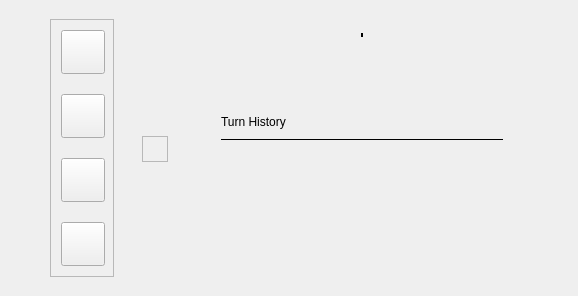
<?xml version="1.0" encoding="UTF-8"?>
<ui version="4.0">
 <class>ScrabbleView</class>
 <widget class="QWidget" name="ScrabbleView">
  <property name="geometry">
   <rect>
    <x>0</x>
    <y>0</y>
    <width>578</width>
    <height>296</height>
   </rect>
  </property>
  <property name="windowTitle">
   <string>Form</string>
  </property>
  <layout class="QHBoxLayout" name="horizontal_layout">
   <property name="spacing">
    <number>0</number>
   </property>
   <property name="leftMargin">
    <number>0</number>
   </property>
   <property name="topMargin">
    <number>0</number>
   </property>
   <property name="rightMargin">
    <number>0</number>
   </property>
   <property name="bottomMargin">
    <number>0</number>
   </property>
   <item>
    <widget class="QFrame" name="left_bar">
     <property name="minimumSize">
      <size>
       <width>0</width>
       <height>0</height>
      </size>
     </property>
     <property name="maximumSize">
      <size>
       <width>16777215</width>
       <height>16777215</height>
      </size>
     </property>
     <property name="styleSheet">
      <string notr="true"/>
     </property>
     <property name="frameShape">
      <enum>QFrame::NoFrame</enum>
     </property>
     <property name="frameShadow">
      <enum>QFrame::Raised</enum>
     </property>
     <layout class="QVBoxLayout" name="verticalLayout_7">
      <property name="leftMargin">
       <number>50</number>
      </property>
      <property name="topMargin">
       <number>18</number>
      </property>
      <property name="rightMargin">
       <number>18</number>
      </property>
      <property name="bottomMargin">
       <number>18</number>
      </property>
      <item>
       <spacer name="verticalSpacer">
        <property name="orientation">
         <enum>Qt::Vertical</enum>
        </property>
        <property name="sizeHint" stdset="0">
         <size>
          <width>20</width>
          <height>0</height>
         </size>
        </property>
       </spacer>
      </item>
      <item>
       <widget class="QFrame" name="button_console">
        <property name="sizePolicy">
         <sizepolicy hsizetype="Preferred" vsizetype="Preferred">
          <horstretch>0</horstretch>
          <verstretch>0</verstretch>
         </sizepolicy>
        </property>
        <property name="minimumSize">
         <size>
          <width>64</width>
          <height>0</height>
         </size>
        </property>
        <property name="maximumSize">
         <size>
          <width>64</width>
          <height>16777215</height>
         </size>
        </property>
        <property name="frameShape">
         <enum>QFrame::StyledPanel</enum>
        </property>
        <property name="frameShadow">
         <enum>QFrame::Raised</enum>
        </property>
        <layout class="QHBoxLayout" name="horizontalLayout_7">
         <property name="leftMargin">
          <number>10</number>
         </property>
         <property name="topMargin">
          <number>10</number>
         </property>
         <property name="rightMargin">
          <number>10</number>
         </property>
         <property name="bottomMargin">
          <number>10</number>
         </property>
         <item>
          <layout class="QVBoxLayout" name="button_console_layout">
           <property name="spacing">
            <number>20</number>
           </property>
           <property name="leftMargin">
            <number>0</number>
           </property>
           <property name="topMargin">
            <number>0</number>
           </property>
           <property name="rightMargin">
            <number>0</number>
           </property>
           <property name="bottomMargin">
            <number>0</number>
           </property>
           <item>
            <widget class="QPushButton" name="info_icon">
             <property name="sizePolicy">
              <sizepolicy hsizetype="Fixed" vsizetype="Fixed">
               <horstretch>0</horstretch>
               <verstretch>0</verstretch>
              </sizepolicy>
             </property>
             <property name="minimumSize">
              <size>
               <width>44</width>
               <height>44</height>
              </size>
             </property>
             <property name="maximumSize">
              <size>
               <width>44</width>
               <height>44</height>
              </size>
             </property>
             <property name="cursor">
              <cursorShape>PointingHandCursor</cursorShape>
             </property>
             <property name="toolTip">
              <string>View instructions and how to play</string>
             </property>
             <property name="text">
              <string/>
             </property>
            </widget>
           </item>
           <item>
            <widget class="QPushButton" name="dictionary_icon">
             <property name="sizePolicy">
              <sizepolicy hsizetype="Fixed" vsizetype="Fixed">
               <horstretch>0</horstretch>
               <verstretch>0</verstretch>
              </sizepolicy>
             </property>
             <property name="minimumSize">
              <size>
               <width>44</width>
               <height>44</height>
              </size>
             </property>
             <property name="maximumSize">
              <size>
               <width>44</width>
               <height>44</height>
              </size>
             </property>
             <property name="cursor">
              <cursorShape>PointingHandCursor</cursorShape>
             </property>
             <property name="toolTip">
              <string>Look up a word</string>
             </property>
             <property name="text">
              <string/>
             </property>
            </widget>
           </item>
           <item>
            <widget class="QPushButton" name="peek_icon">
             <property name="sizePolicy">
              <sizepolicy hsizetype="Fixed" vsizetype="Fixed">
               <horstretch>0</horstretch>
               <verstretch>0</verstretch>
              </sizepolicy>
             </property>
             <property name="minimumSize">
              <size>
               <width>44</width>
               <height>44</height>
              </size>
             </property>
             <property name="maximumSize">
              <size>
               <width>44</width>
               <height>44</height>
              </size>
             </property>
             <property name="cursor">
              <cursorShape>PointingHandCursor</cursorShape>
             </property>
             <property name="toolTip">
              <string>Peek at the bot’s letter rack</string>
             </property>
             <property name="text">
              <string/>
             </property>
            </widget>
           </item>
           <item>
            <widget class="QPushButton" name="hint_icon">
             <property name="sizePolicy">
              <sizepolicy hsizetype="Fixed" vsizetype="Fixed">
               <horstretch>0</horstretch>
               <verstretch>0</verstretch>
              </sizepolicy>
             </property>
             <property name="minimumSize">
              <size>
               <width>44</width>
               <height>44</height>
              </size>
             </property>
             <property name="maximumSize">
              <size>
               <width>44</width>
               <height>44</height>
              </size>
             </property>
             <property name="cursor">
              <cursorShape>PointingHandCursor</cursorShape>
             </property>
             <property name="toolTip">
              <string>Suggest a strong move</string>
             </property>
             <property name="text">
              <string/>
             </property>
            </widget>
           </item>
          </layout>
         </item>
        </layout>
       </widget>
      </item>
      <item>
       <spacer name="verticalSpacer_2">
        <property name="orientation">
         <enum>Qt::Vertical</enum>
        </property>
        <property name="sizeHint" stdset="0">
         <size>
          <width>20</width>
          <height>0</height>
         </size>
        </property>
       </spacer>
      </item>
     </layout>
    </widget>
   </item>
   <item>
    <spacer name="h_spacer_1">
     <property name="orientation">
      <enum>Qt::Horizontal</enum>
     </property>
     <property name="sizeHint" stdset="0">
      <size>
       <width>40</width>
       <height>20</height>
      </size>
     </property>
    </spacer>
   </item>
   <item>
    <widget class="QFrame" name="game_area_container">
     <property name="sizePolicy">
      <sizepolicy hsizetype="Minimum" vsizetype="Preferred">
       <horstretch>0</horstretch>
       <verstretch>0</verstretch>
      </sizepolicy>
     </property>
     <property name="frameShape">
      <enum>QFrame::NoFrame</enum>
     </property>
     <property name="frameShadow">
      <enum>QFrame::Raised</enum>
     </property>
     <layout class="QVBoxLayout" name="verticalLayout">
      <item>
       <widget class="QFrame" name="board_container">
        <property name="frameShape">
         <enum>QFrame::NoFrame</enum>
        </property>
        <property name="frameShadow">
         <enum>QFrame::Raised</enum>
        </property>
        <layout class="QVBoxLayout" name="verticalLayout_2">
         <property name="spacing">
          <number>0</number>
         </property>
         <property name="leftMargin">
          <number>1</number>
         </property>
         <property name="topMargin">
          <number>1</number>
         </property>
         <property name="rightMargin">
          <number>1</number>
         </property>
         <property name="bottomMargin">
          <number>1</number>
         </property>
         <item>
          <layout class="QGridLayout" name="grid_layout">
           <property name="sizeConstraint">
            <enum>QLayout::SetFixedSize</enum>
           </property>
           <property name="spacing">
            <number>0</number>
           </property>
          </layout>
         </item>
        </layout>
       </widget>
      </item>
      <item>
       <spacer name="v_spacer_1">
        <property name="orientation">
         <enum>Qt::Vertical</enum>
        </property>
        <property name="sizeHint" stdset="0">
         <size>
          <width>20</width>
          <height>116</height>
         </size>
        </property>
       </spacer>
      </item>
      <item>
       <widget class="QFrame" name="tile_container_outer">
        <property name="sizePolicy">
         <sizepolicy hsizetype="Minimum" vsizetype="Preferred">
          <horstretch>0</horstretch>
          <verstretch>0</verstretch>
         </sizepolicy>
        </property>
        <property name="frameShape">
         <enum>QFrame::NoFrame</enum>
        </property>
        <property name="frameShadow">
         <enum>QFrame::Raised</enum>
        </property>
        <layout class="QHBoxLayout" name="horizontalLayout">
         <property name="spacing">
          <number>0</number>
         </property>
         <property name="leftMargin">
          <number>0</number>
         </property>
         <property name="topMargin">
          <number>0</number>
         </property>
         <property name="rightMargin">
          <number>0</number>
         </property>
         <property name="bottomMargin">
          <number>0</number>
         </property>
         <item>
          <spacer name="h_spacer_3">
           <property name="orientation">
            <enum>Qt::Horizontal</enum>
           </property>
           <property name="sizeHint" stdset="0">
            <size>
             <width>0</width>
             <height>20</height>
            </size>
           </property>
          </spacer>
         </item>
         <item>
          <widget class="QFrame" name="letter_rack">
           <property name="frameShape">
            <enum>QFrame::StyledPanel</enum>
           </property>
           <property name="frameShadow">
            <enum>QFrame::Raised</enum>
           </property>
           <layout class="QVBoxLayout" name="verticalLayout_8">
            <property name="spacing">
             <number>0</number>
            </property>
            <property name="leftMargin">
             <number>12</number>
            </property>
            <property name="topMargin">
             <number>12</number>
            </property>
            <property name="rightMargin">
             <number>12</number>
            </property>
            <property name="bottomMargin">
             <number>12</number>
            </property>
            <item>
             <layout class="QHBoxLayout" name="letter_rack_layout">
              <property name="spacing">
               <number>12</number>
              </property>
             </layout>
            </item>
           </layout>
          </widget>
         </item>
         <item>
          <spacer name="h_spacer_4">
           <property name="orientation">
            <enum>Qt::Horizontal</enum>
           </property>
           <property name="sizeHint" stdset="0">
            <size>
             <width>0</width>
             <height>20</height>
            </size>
           </property>
          </spacer>
         </item>
        </layout>
       </widget>
      </item>
      <item>
       <spacer name="v_spacer_2">
        <property name="orientation">
         <enum>Qt::Vertical</enum>
        </property>
        <property name="sizeHint" stdset="0">
         <size>
          <width>20</width>
          <height>116</height>
         </size>
        </property>
       </spacer>
      </item>
      <item>
       <widget class="QFrame" name="button_container">
        <property name="frameShape">
         <enum>QFrame::NoFrame</enum>
        </property>
        <property name="frameShadow">
         <enum>QFrame::Raised</enum>
        </property>
        <layout class="QVBoxLayout" name="verticalLayout_5">
         <property name="spacing">
          <number>0</number>
         </property>
         <property name="leftMargin">
          <number>0</number>
         </property>
         <property name="topMargin">
          <number>0</number>
         </property>
         <property name="rightMargin">
          <number>0</number>
         </property>
         <property name="bottomMargin">
          <number>0</number>
         </property>
         <item>
          <layout class="QHBoxLayout" name="button_panel_layout">
           <property name="spacing">
            <number>0</number>
           </property>
          </layout>
         </item>
        </layout>
       </widget>
      </item>
     </layout>
    </widget>
   </item>
   <item>
    <spacer name="h_spacer_2">
     <property name="orientation">
      <enum>Qt::Horizontal</enum>
     </property>
     <property name="sizeHint" stdset="0">
      <size>
       <width>40</width>
       <height>20</height>
      </size>
     </property>
    </spacer>
   </item>
   <item>
    <widget class="QFrame" name="info_panel_outer">
     <property name="minimumSize">
      <size>
       <width>400</width>
       <height>0</height>
      </size>
     </property>
     <property name="styleSheet">
      <string notr="true"/>
     </property>
     <property name="frameShape">
      <enum>QFrame::NoFrame</enum>
     </property>
     <property name="frameShadow">
      <enum>QFrame::Raised</enum>
     </property>
     <layout class="QVBoxLayout" name="verticalLayout_3">
      <property name="leftMargin">
       <number>18</number>
      </property>
      <property name="topMargin">
       <number>18</number>
      </property>
      <property name="rightMargin">
       <number>50</number>
      </property>
      <property name="bottomMargin">
       <number>18</number>
      </property>
      <item>
       <widget class="QFrame" name="info_panel_inner">
        <property name="frameShape">
         <enum>QFrame::NoFrame</enum>
        </property>
        <property name="frameShadow">
         <enum>QFrame::Raised</enum>
        </property>
        <layout class="QVBoxLayout" name="verticalLayout_4">
         <property name="spacing">
          <number>17</number>
         </property>
         <property name="leftMargin">
          <number>15</number>
         </property>
         <property name="topMargin">
          <number>15</number>
         </property>
         <property name="rightMargin">
          <number>15</number>
         </property>
         <property name="bottomMargin">
          <number>15</number>
         </property>
         <item>
          <widget class="QFrame" name="score_box_container">
           <property name="sizePolicy">
            <sizepolicy hsizetype="Preferred" vsizetype="Minimum">
             <horstretch>0</horstretch>
             <verstretch>0</verstretch>
            </sizepolicy>
           </property>
           <property name="frameShape">
            <enum>QFrame::NoFrame</enum>
           </property>
           <property name="frameShadow">
            <enum>QFrame::Raised</enum>
           </property>
           <layout class="QHBoxLayout" name="horizontalLayout_2">
            <property name="spacing">
             <number>0</number>
            </property>
            <property name="leftMargin">
             <number>0</number>
            </property>
            <property name="topMargin">
             <number>0</number>
            </property>
            <property name="rightMargin">
             <number>0</number>
            </property>
            <property name="bottomMargin">
             <number>0</number>
            </property>
            <item>
             <widget class="QFrame" name="player_score_box">
              <property name="frameShape">
               <enum>QFrame::NoFrame</enum>
              </property>
              <property name="frameShadow">
               <enum>QFrame::Raised</enum>
              </property>
              <layout class="QHBoxLayout" name="horizontalLayout_5">
               <property name="spacing">
                <number>0</number>
               </property>
               <property name="leftMargin">
                <number>0</number>
               </property>
               <property name="topMargin">
                <number>0</number>
               </property>
               <property name="rightMargin">
                <number>0</number>
               </property>
               <property name="bottomMargin">
                <number>0</number>
               </property>
               <item>
                <layout class="QVBoxLayout" name="player_score_layout"/>
               </item>
              </layout>
             </widget>
            </item>
            <item>
             <widget class="QFrame" name="line">
              <property name="sizePolicy">
               <sizepolicy hsizetype="Preferred" vsizetype="Minimum">
                <horstretch>0</horstretch>
                <verstretch>0</verstretch>
               </sizepolicy>
              </property>
              <property name="minimumSize">
               <size>
                <width>2</width>
                <height>0</height>
               </size>
              </property>
              <property name="maximumSize">
               <size>
                <width>2</width>
                <height>16777215</height>
               </size>
              </property>
              <property name="frameShape">
               <enum>QFrame::VLine</enum>
              </property>
              <property name="frameShadow">
               <enum>QFrame::Plain</enum>
              </property>
              <property name="lineWidth">
               <number>2</number>
              </property>
              <property name="midLineWidth">
               <number>0</number>
              </property>
              <layout class="QHBoxLayout" name="horizontalLayout_6">
               <property name="spacing">
                <number>0</number>
               </property>
               <property name="leftMargin">
                <number>0</number>
               </property>
               <property name="topMargin">
                <number>0</number>
               </property>
               <property name="rightMargin">
                <number>0</number>
               </property>
               <property name="bottomMargin">
                <number>0</number>
               </property>
              </layout>
             </widget>
            </item>
            <item>
             <widget class="QFrame" name="bot_score_box">
              <property name="frameShape">
               <enum>QFrame::NoFrame</enum>
              </property>
              <property name="frameShadow">
               <enum>QFrame::Raised</enum>
              </property>
              <layout class="QHBoxLayout" name="horizontalLayout_4">
               <property name="spacing">
                <number>0</number>
               </property>
               <property name="leftMargin">
                <number>0</number>
               </property>
               <property name="topMargin">
                <number>0</number>
               </property>
               <property name="rightMargin">
                <number>0</number>
               </property>
               <property name="bottomMargin">
                <number>0</number>
               </property>
               <item>
                <layout class="QVBoxLayout" name="bot_score_layout"/>
               </item>
              </layout>
             </widget>
            </item>
           </layout>
          </widget>
         </item>
         <item>
          <widget class="QFrame" name="tile_tracker_container">
           <property name="frameShape">
            <enum>QFrame::NoFrame</enum>
           </property>
           <property name="frameShadow">
            <enum>QFrame::Raised</enum>
           </property>
           <layout class="QHBoxLayout" name="horizontalLayout_3">
            <property name="leftMargin">
             <number>10</number>
            </property>
            <property name="topMargin">
             <number>10</number>
            </property>
            <property name="rightMargin">
             <number>10</number>
            </property>
            <property name="bottomMargin">
             <number>10</number>
            </property>
            <item>
             <widget class="QLabel" name="tile_bag_tracker">
              <property name="text">
               <string/>
              </property>
             </widget>
            </item>
           </layout>
          </widget>
         </item>
         <item>
          <widget class="QFrame" name="turn_history_container">
           <property name="sizePolicy">
            <sizepolicy hsizetype="Preferred" vsizetype="Expanding">
             <horstretch>0</horstretch>
             <verstretch>0</verstretch>
            </sizepolicy>
           </property>
           <property name="frameShape">
            <enum>QFrame::NoFrame</enum>
           </property>
           <property name="frameShadow">
            <enum>QFrame::Plain</enum>
           </property>
           <layout class="QVBoxLayout" name="verticalLayout_6">
            <property name="spacing">
             <number>10</number>
            </property>
            <property name="leftMargin">
             <number>10</number>
            </property>
            <property name="topMargin">
             <number>10</number>
            </property>
            <property name="rightMargin">
             <number>10</number>
            </property>
            <property name="bottomMargin">
             <number>10</number>
            </property>
            <item>
             <widget class="QLabel" name="turn_history_label">
              <property name="text">
               <string>Turn History</string>
              </property>
             </widget>
            </item>
            <item>
             <widget class="QFrame" name="line_2">
              <property name="minimumSize">
               <size>
                <width>0</width>
                <height>1</height>
               </size>
              </property>
              <property name="maximumSize">
               <size>
                <width>16777215</width>
                <height>1</height>
               </size>
              </property>
              <property name="frameShape">
               <enum>QFrame::HLine</enum>
              </property>
              <property name="frameShadow">
               <enum>QFrame::Plain</enum>
              </property>
             </widget>
            </item>
            <item>
             <widget class="QFrame" name="scroll_area_container">
              <property name="frameShape">
               <enum>QFrame::NoFrame</enum>
              </property>
              <property name="frameShadow">
               <enum>QFrame::Raised</enum>
              </property>
              <layout class="QVBoxLayout" name="verticalLayout_10">
               <property name="spacing">
                <number>0</number>
               </property>
               <property name="leftMargin">
                <number>0</number>
               </property>
               <property name="topMargin">
                <number>10</number>
               </property>
               <property name="rightMargin">
                <number>0</number>
               </property>
               <property name="bottomMargin">
                <number>0</number>
               </property>
               <item>
                <widget class="QScrollArea" name="scroll_area">
                 <property name="frameShape">
                  <enum>QFrame::NoFrame</enum>
                 </property>
                 <property name="horizontalScrollBarPolicy">
                  <enum>Qt::ScrollBarAlwaysOff</enum>
                 </property>
                 <property name="widgetResizable">
                  <bool>true</bool>
                 </property>
                 <widget class="QWidget" name="scroll">
                  <property name="geometry">
                   <rect>
                    <x>0</x>
                    <y>0</y>
                    <width>282</width>
                    <height>99</height>
                   </rect>
                  </property>
                  <layout class="QVBoxLayout" name="verticalLayout_11">
                   <property name="spacing">
                    <number>0</number>
                   </property>
                   <property name="leftMargin">
                    <number>0</number>
                   </property>
                   <property name="topMargin">
                    <number>0</number>
                   </property>
                   <property name="rightMargin">
                    <number>0</number>
                   </property>
                   <property name="bottomMargin">
                    <number>0</number>
                   </property>
                   <item>
                    <layout class="QVBoxLayout" name="scroll_layout">
                     <property name="spacing">
                      <number>0</number>
                     </property>
                    </layout>
                   </item>
                  </layout>
                 </widget>
                </widget>
               </item>
              </layout>
             </widget>
            </item>
           </layout>
          </widget>
         </item>
        </layout>
       </widget>
      </item>
     </layout>
    </widget>
   </item>
  </layout>
 </widget>
 <resources/>
 <connections/>
</ui>
